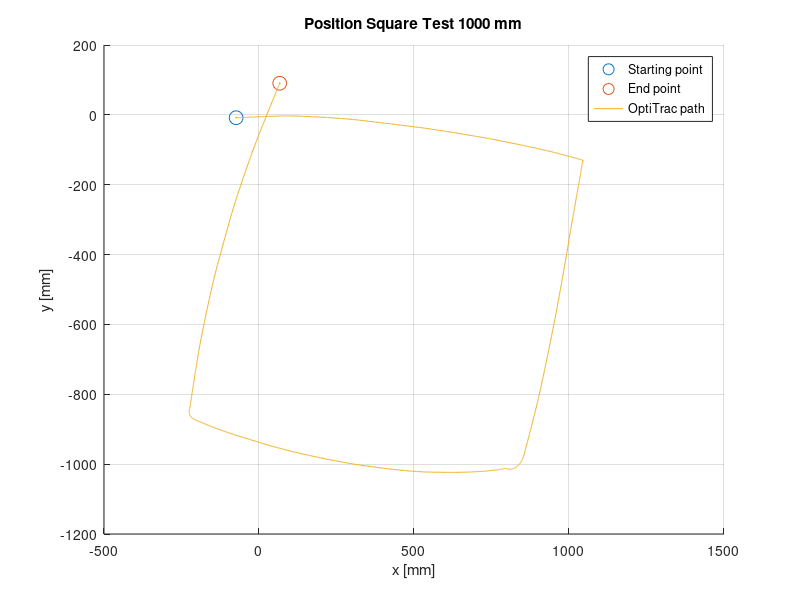

Reproduce this figure in MATLAB.
fileID = fopen('SquareTest1000_21032023.txt','r');


tline=fgetl(fileID);
%headers = strsplit(tline,','); kan brukes for å fjerne headers (fjerner
%første linje

formatSpec = '%f%f%f%f%f%f%f%f';
datacell = textscan(fileID,formatSpec,'Delimiter',',');
time = datacell{2};
X = datacell{6};
Z = datacell{7};
Y = datacell{8};

figure(1);
hold on;
plot(X(1,1),Y(1,1),'o','MarkerSize',10);
plot(X(end,1),Y(end,1),'o','MarkerSize',10);
plot(X,Y);
grid on;
title('Position Square Test 1000 mm');
xlabel('x [mm]');
ylabel('y [mm]');
legend('Starting point','End point','OptiTrac path');
hold off;
